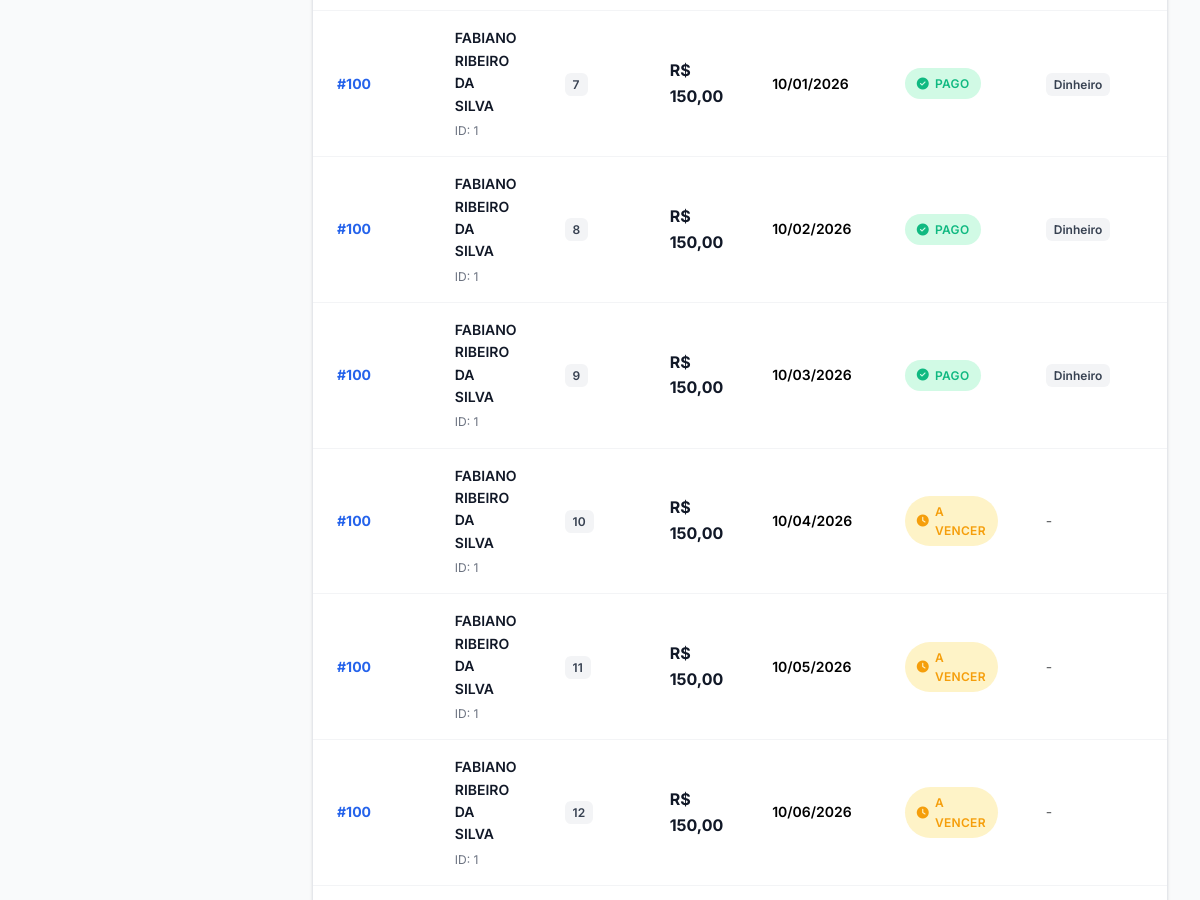
Before: /financeiro/parcela/relatorio-parcelas/ (middle part) with the older database file.
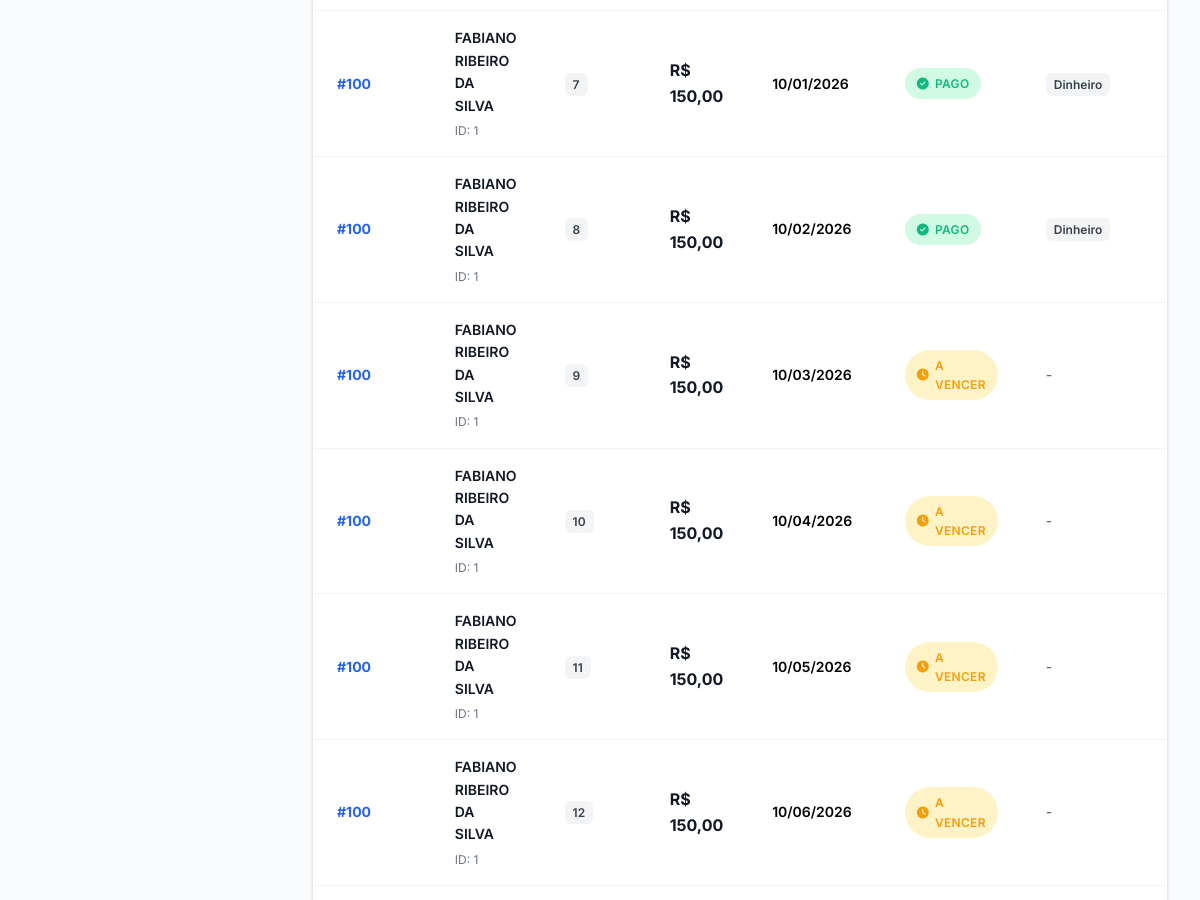
After: the same page with the newer database file.
### financeiro/models.py (models this page shows, shortened)
class Parcela(models.Model):
    FORMA_PAGAMENTO_CHOICES = [
        ('dinheiro', 'Dinheiro'),
        ('pix_pj', 'Pix PJ'),
        ('pix_pf', 'Pix PF'),
        ('cartao_credito', 'Cartão de crédito'),
        ('cartao_debito', 'Cartão de débito'),
    ]
    contrato = models.ForeignKey(Contrato, on_delete=models.CASCADE, related_name='parcelas')
    numero = models.PositiveIntegerField(verbose_name="Parcela")
    data_vencimento = models.DateField()
    valor = models.DecimalField(max_digits=10, decimal_places=2)
    valor_pago = models.DecimalField(max_digits=10, decimal_places=2, null=True, blank=True)  # <== ADICIONADO
    status = models.CharField(max_length=20, choices=[('aberto', 'Aberto'), ('pago', 'Pago')], default="aberto")
    data_pagamento = models.DateField(null=True, blank=True)
    forma_pagamento = models.CharField(max_length=20, choices=FORMA_PAGAMENTO_CHOICES, null=True, blank=True)
    observacao = models.TextField(blank=True)

class Contrato(models.Model):
    STATUS_CONTRATO_CHOICES = [
        ('ativo', 'ATIVO'),
        ('pendente', 'PENDENTE'),
        ('cancelado', 'CANCELADO'),
        ]
    paciente = models.ForeignKey('paciente.Paciente', on_delete=models.CASCADE, verbose_name='Paciente')
    plano = models.ForeignKey(Plano, on_delete=models.CASCADE, verbose_name='Plano')
    data_adesao = models.DateField(default=date.today, verbose_name='Adesão')
    dia_vencimento = models.IntegerField(choices=[(d, f"Dia {d}") for d in [5, 10, 15, 20, 25, 30]], verbose_name='Vencimento')
    numero_contrato = models.CharField(max_length=20, unique=True, verbose_name='Contrato')
    status_contrato = models.CharField(max_length=20, verbose_name='Status', choices=STATUS_CONTRATO_CHOICES, null=True, blank=True)

### paciente/models.py (models this page shows, shortened)
class Paciente(models.Model):
    nome = models.CharField(max_length=100)
    cpf = models.CharField(max_length=14, unique=True)
    data_nascimento = models.DateField()
    nome_pai = models.CharField(max_length=150, blank=True, null=True)
    nome_mae = models.CharField(max_length=150, blank=True, null=True)
    nacionalidade = models.CharField(max_length=100, blank=True, null=True)
    naturalidade = models.CharField(max_length=100, blank=True, null=True)
    estado_civil = models.CharField(
        max_length=20,
        choices=[
            ('solteiro', 'Solteiro(a)'),
            ('casado', 'Casado(a)'),
            ('divorciado', 'Divorciado(a)'),
            ('viuvo', 'Viúvo(a)'),
            ('outro', 'Outro'),
        ],
        blank=True,
        null=True
    )
    sexo = models.CharField(
        max_length=10,
        choices=[
            ('masculino', 'Masculino'),
            ('feminino', 'Feminino'),
            ('outro', 'Outro'),
        ],
        blank=True,
        null=True
    )
    profissao = models.CharField(max_length=100, blank=True, null=True)
    telefone = models.CharField(max_length=20, blank=True, null=True)
    observacao_contato = models.TextField(blank=True, null=True)
    cep = models.CharField(max_length=9, blank=True, null=True)
    endereco = models.CharField(max_length=150, blank=True, null=True)
    numero = models.CharField(max_length=10, blank=True, null=True)
    bairro = models.CharField(max_length=100, blank=True, null=True)
    cidade = models.CharField(max_length=100, blank=True, null=True)
    uf = models.CharField(max_length=2, blank=True, null=True)
    complemento = models.CharField(max_length=100, blank=True, null=True)
    ponto_referencia = models.CharField(max_length=150, blank=True, null=True)
    outras_observacoes = models.TextField(blank=True, null=True)
    data_cadastro = models.DateTimeField(auto_now_add=True)

### financeiro/views.py (the view, shortened to what this page needs)
# urls.py: path('parcela/relatorio-parcelas/', views.relatorio_parcelas, name='relatorio_parcelas'),
def relatorio_parcelas(request):
    status = request.GET.get('status')
    paciente_id = request.GET.get('paciente')
    data_inicio = request.GET.get('data_inicio')
    data_fim = request.GET.get('data_fim')
    hoje = localdate()
    parcelas = Parcela.objects.select_related('contrato__paciente')
    if status == 'pagas':
        parcelas = parcelas.filter(status='pago')
    elif status == 'atrasadas':
        parcelas = parcelas.filter(status='aberto', data_vencimento__lt=hoje)
    elif status == 'a_receber':
        parcelas = parcelas.filter(status='aberto', data_vencimento__gte=hoje)
    if paciente_id:
        parcelas = parcelas.filter(contrato__paciente_id=paciente_id)
    if data_inicio:
        parcelas = parcelas.filter(data_vencimento__gte=data_inicio)
    if data_fim:
        parcelas = parcelas.filter(data_vencimento__lte=data_fim)
    parcelas_list = []
    for p in parcelas:
        dias_atraso = 0
        if p.status == 'aberto' and p.data_vencimento < hoje:
            dias_atraso = (hoje - p.data_vencimento).days
        parcelas_list.append((p, dias_atraso))
    pacientes = Paciente.objects.all()
    return render(request, 'financeiro/parcela/relatorio_parcelas.html', {
        'parcelas_list': parcelas_list,
        'status': status,
        'pacientes': pacientes,
        'paciente_selecionado': paciente_id,
        'data_inicio': data_inicio,
        'data_fim': data_fim,
    })

### financeiro/templates/financeiro/parcela/relatorio_parcelas.html (shortened to what this page needs)
{% extends 'core/base.html' %}
{% block content %}
<div class="report-card">
    {% if parcelas_list %}
        <div class="table-responsive">
            <table class="report-table table">
                <tbody>
                    {% for p, atraso in parcelas_list %}
                    <tr>
                        <td>
                            <div class="contract-number">#{{ p.contrato.numero_contrato }}</div>
                        </td>
                        <td>
                            <div class="patient-name">{{ p.contrato.paciente.nome }}</div>
                            <div class="patient-info">ID: {{ p.contrato.paciente.id }}</div>
                        </td>
                        <td>
                            <span class="installment-number">{{ p.numero }}</span>
                        </td>
                        <td>
                            <div class="amount-value">R$ {{ p.valor|floatformat:2 }}</div>
                        </td>
                        <td>
                            <div class="due-date {% if p.data_vencimento < today and p.status != 'pago' %}overdue{% endif %}">
                                {{ p.data_vencimento|date:"d/m/Y" }}
                            </div>
                        </td>
                        <td>
                            {% if p.status == 'pago' %}
                                <span class="status-badge status-paid">
                                    <i class="fas fa-check-circle"></i>
                                    Pago
                                </span>
                            {% elif p.data_vencimento < today %}
                                <span class="status-badge status-overdue">
                                    <i class="fas fa-exclamation-circle"></i>
                                    Atrasado
                                </span>
                            {% else %}
                                <span class="status-badge status-pending">
                                    <i class="fas fa-clock"></i>
                                    A Vencer
                                </span>
                            {% endif %}
                        </td>
                        <td>
                            {% if p.get_forma_pagamento_display %}
                                <span class="payment-method">{{ p.get_forma_pagamento_display }}</span>
                            {% else %}
                                <span class="text-muted">-</span>
                            {% endif %}
                        </td>
                        <td class="text-end">
                        </td>
                    </tr>
                    {% endfor %}
                </tbody>
            </table>
        </div>
    {% endif %}
</div>
{% endblock %}
{% block extra_js %}
<link rel="stylesheet" href="https://code.jquery.com/ui/1.13.1/themes/base/jquery-ui.css">
{% endblock %}

Changed rows visible on the page:
changed Parcela (number 3 of 6 on the later page): forma_pagamento "Dinheiro" → (not shown); status "PAGO" → "A VENCER"; now shows "-"
